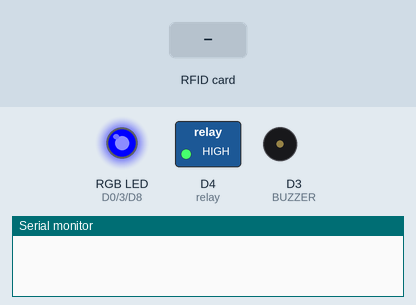
Simulated run of this sketch. Board: ESP8266 (NodeMCU). On the bench: switched loads named in the sketch (green lamp = pin HIGH), an RGB LED mixed from three pins (HIGH = lit), buzzer (waves = sounding, pin HIGH), the last lines printed to the serial monitor. The inputs (shaded band) are chosen by the test bench. WiFi joins after 1.5 s; servers stay silent unless stated.

Above: at 4.7 s.
4.8 s: RFID card F3 26 35 10 held to the reader
At 5.2 s:
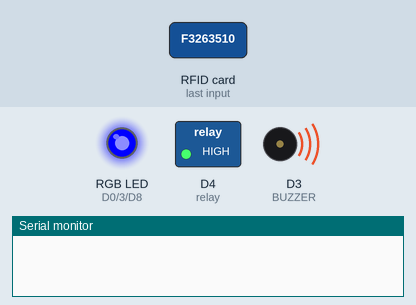
At 6.2 s:
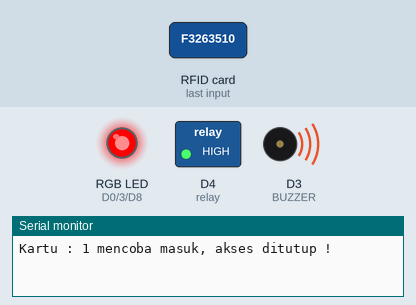
Timing chart, 0 to 11.9 s (numbered marks = the images above; inputs shaded):
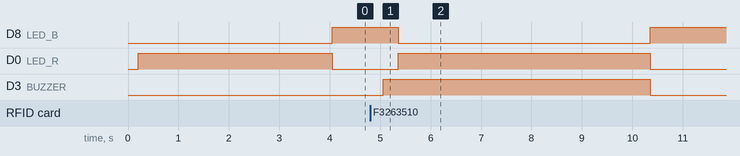

Measured:
- after the input at 4.8 s, D8 (LED_B): HIGH → LOW after 0.56 s, → HIGH 5.0 s later; D0 (LED_R): LOW → HIGH after 0.56 s, → LOW 5.0 s later; D3 (BUZZER): LOW → HIGH after 0.26 s, → LOW 5.3 s later

The sketch:

P2_IoT_Smart_RFID_Door_Lock_New_Bynk.ino
```cpp
#define BLYNK_TEMPLATE_ID "TMPL6VDy05w3p"
#define BLYNK_TEMPLATE_NAME "IoT Smart RFID Door Lock"
#define BLYNK_AUTH_TOKEN "4N3TlhwQ2oXOhLS1lrOjxbFBrryf4w7Z"

#define BLYNK_PRINT Serial

#include <ESP8266WiFi.h>
#include <WiFiClient.h>
#include <BlynkSimpleEsp8266.h>
char auth[] = BLYNK_AUTH_TOKEN;;

char ssid[] = "DarkWeB";
char pass[] = "aryadws1928";

#include <SPI.h>
#include <MFRC522.h>

#define SS_PIN D2  // sda pin D2
#define RST_PIN D1 // RST (flash) pin D2

#define relay D4 //Relay Pin D4
#define BUZZER D3 //buzzer pin D8
#define LED_R D0 //LED R (RGB)
#define LED_G 3  //LED G (RGB) (pin RX0)
#define LED_B D8  //LED B (RGB)

MFRC522 mfrc522(SS_PIN, RST_PIN);

BlynkTimer timer;
WidgetTerminal terminal(V0);
byte i,j,k,f_cek;
String ID_TAG;
String ID[10];
int jmlkartu;
int f_akses[10];
//============
void Red_ON(){
  digitalWrite(LED_R,HIGH);
  digitalWrite(LED_G,LOW);
  digitalWrite(LED_B,LOW);
}
//============
void Green_ON(){
  digitalWrite(LED_R,LOW);
  digitalWrite(LED_G,HIGH);
  digitalWrite(LED_B,LOW);
}
//============
void Blue_ON(){
  digitalWrite(LED_R,LOW);
  digitalWrite(LED_G,LOW);
  digitalWrite(LED_B,HIGH);
}
//============
void readRFID(byte *buffer, byte bufferSize)
{
  ID_TAG="";
  for(byte i = 0;i<bufferSize; i++)
  {
    ID_TAG=ID_TAG+String(buffer[i], HEX);
  }
  digitalWrite(BUZZER,HIGH);
  delay(300);
  digitalWrite(BUZZER,LOW);
}
//=======================
void iot_rfid()
{
  Blue_ON();
  if(!mfrc522.PICC_IsNewCardPresent() || !mfrc522.PICC_ReadCardSerial()){
    return;
    }
  readRFID(mfrc522.uid.uidByte, mfrc522.uid.size);
  f_cek=0;
  //---------------------------------------
  for(k=1;k<jmlkartu+1;k++){
    if(ID_TAG==ID[k]){
      f_cek=1;
      if(f_akses[k]==1){
        Serial.print("Akses diberikan untuk Kartu : ");
        Serial.println(k);
        Blynk.virtualWrite(V0, "Akses diberikan untuk Kartu "+String(k));
        Green_ON();
        digitalWrite(relay,LOW);
        delay(5000);
        digitalWrite(relay,HIGH);
        break;
      }
      else{
        Serial.print("Kartu : ");
        Serial.print(k);
        Serial.println(" mencoba masuk, akses ditutup !");
        Blynk.virtualWrite(V0, "Kartu "+String(k)+" GAGAL, AKSES KARTU TIDAK BISA, SILAHKAN COBA LAGI, TERIMA KASIH");
        Red_ON();
        digitalWrite(BUZZER, HIGH);
        delay(5000);
        digitalWrite(BUZZER, LOW);
        break;
      }
    }
  }
  //-------------------------------------------------------
  if(f_cek==0){
    Serial.println("Kartu Tidak Terdaftar !");
    Blynk.virtualWrite(V0, "Kartu tidak terdaftar mencoba masuk !" );
    Serial.println("Akses ditolak !");
    Blynk.virtualWrite(V0, "Akses ditolak !");
    Blynk.logEvent("kartu_ilegal", "Kartu tidak terdaftar mencoba masuk !");
    Red_ON();
    digitalWrite(BUZZER, HIGH);
    delay(5000);
    digitalWrite(BUZZER, LOW);
  }
}
//==================================
BLYNK_WRITE(V1)
{
  f_akses[1] = param.asInt();
}
//==================================
BLYNK_WRITE(V2)
{
  f_akses[2] = param.asInt();
}
//==================================
BLYNK_WRITE(V3)
{
  f_akses[3]= param.asInt();
}
//============================
void setup()
{
  //sesuaikan jumlah kartu RFID-nya
  jmlkartu=3;
  ID[1]="f3263510";
  ID[2]="d38590aa";
  ID[3]="a37075a9";
  //tambahkan ID kartu disini ...
  Serial.begin(115200);
  delay(200);
  pinMode(relay, OUTPUT);
  pinMode(BUZZER, OUTPUT);
  pinMode(LED_R, OUTPUT);
  pinMode(LED_G, OUTPUT);
  pinMode(LED_B, OUTPUT);
  digitalWrite(relay,HIGH);
  digitalWrite(LED_R,HIGH);
  digitalWrite(LED_G,LOW);
  digitalWrite(LED_B,LOW);
  Blynk.begin(auth, ssid, pass);
  delay(1000);
  SPI.begin();                // Init SPI bus
  mfrc522.PCD_Init();        // Init MFRC522 card
  timer.setInterval(1000L, iot_rfid);

  delay(500);
}
//=======================
void loop() {
  Blynk.run();
  timer.run();
}
```
